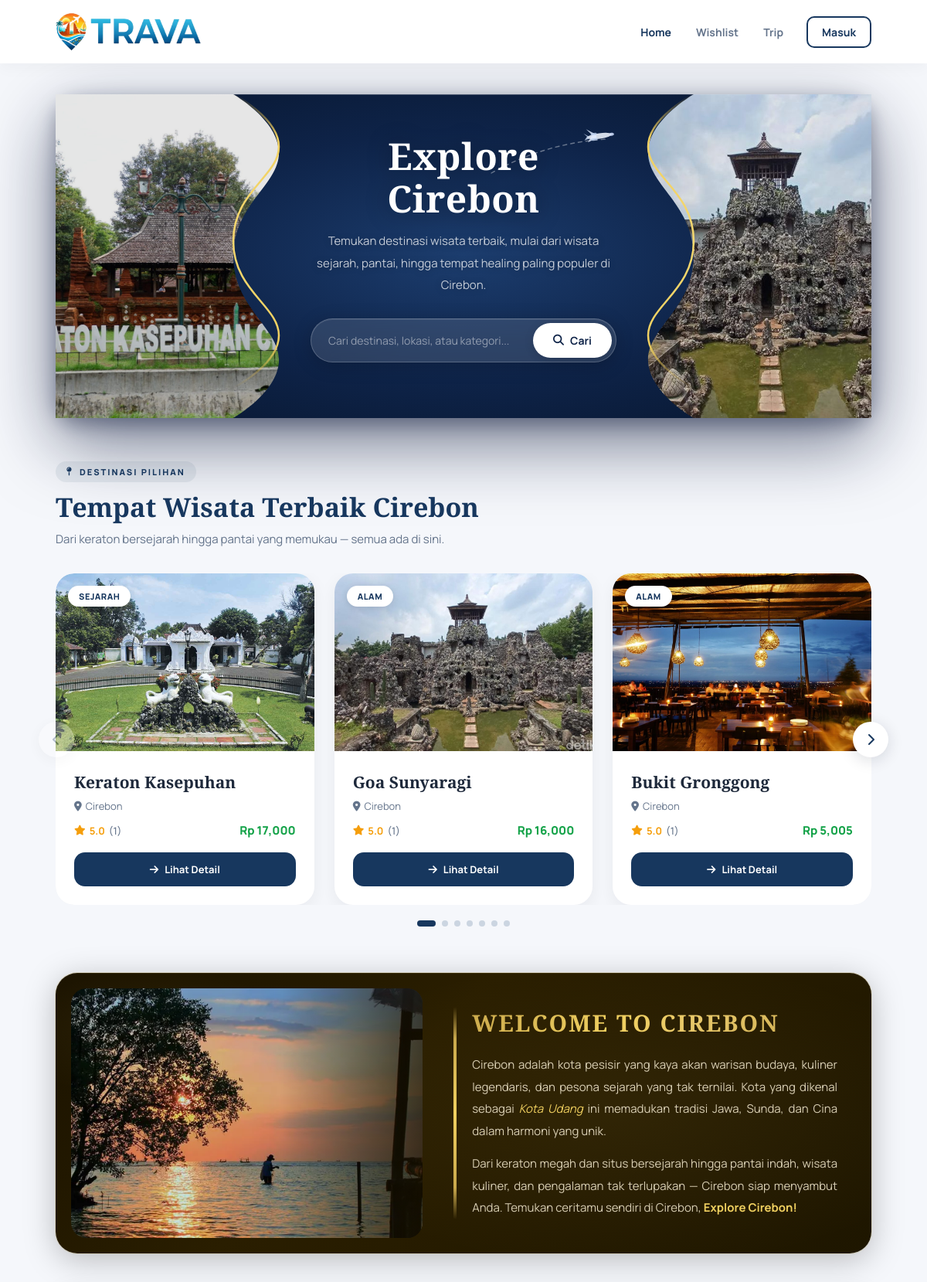
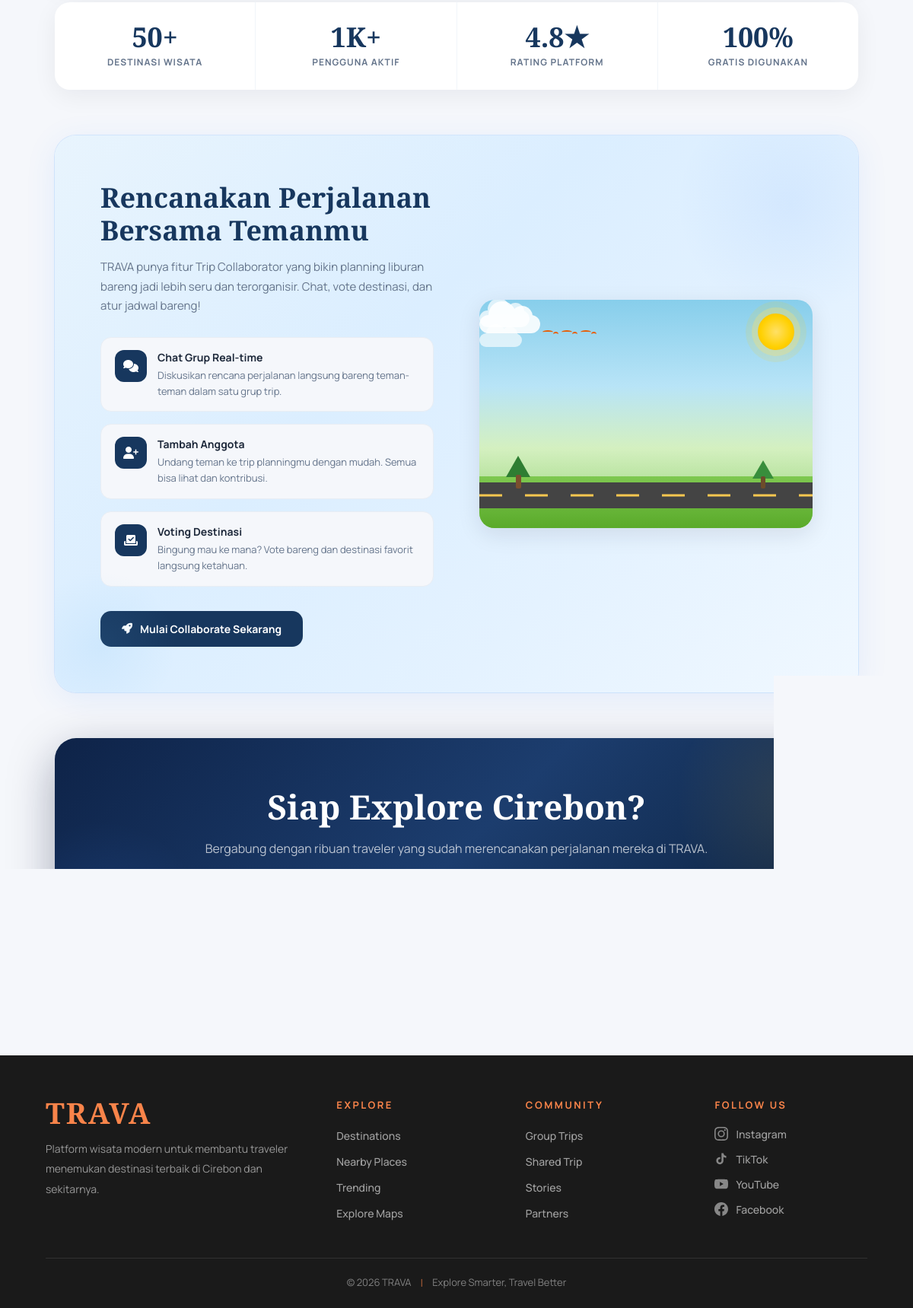
Screenshot of /landing.php with the database file from the repository (2 pictures, top to bottom).
### tables this page shows
CREATE TABLE `wisata` (
  `id` int(11) NOT NULL,
  `nama` varchar(100) NOT NULL,
  `deskripsi` text DEFAULT NULL,
  `lokasi` varchar(150) DEFAULT 'Cirebon',
  `alamat_detail` text DEFAULT NULL,
  `kategori` varchar(50) DEFAULT NULL,
  `harga` int(11) DEFAULT 0,
  `fasilitas` text DEFAULT NULL,
  `aktivitas` text DEFAULT NULL,
  `gambar` varchar(255) DEFAULT NULL,
  `maps` text DEFAULT NULL,
  `rating_avg` float DEFAULT 0,
  `rating_count` int(11) DEFAULT 0,
  `created_at` timestamp NOT NULL DEFAULT current_timestamp(),
  `harga_sebelumnya` int(11) DEFAULT NULL
);

### landing.php (the view, shortened to what this page needs)
<?php
include 'config/koneksi.php';
$search = isset($_GET['q']) ? mysqli_real_escape_string($conn, trim($_GET['q'])) : '';
$where = $search !== '' ? "WHERE nama LIKE '%$search%' OR lokasi LIKE '%$search%' OR kategori LIKE '%$search%'" : '';
$show_all = isset($_GET['show']) && $_GET['show'] === 'all';
$limit = ($search !== '' || $show_all) ? "" : "LIMIT 12";
$query_preview = mysqli_query($conn, "SELECT * FROM wisata $where ORDER BY rating_avg DESC $limit");
?>
<!DOCTYPE html>
<html lang="id">
<head>
<link rel="stylesheet" href="https://cdnjs.cloudflare.com/ajax/libs/font-awesome/6.5.2/css/all.min.css">
</head>
<body>
<div class="navbar">
    <a href="landing.php" class="nav-logo">
        <img src="assets/img/logo-trava.png" alt="TRAVA Logo">
    </a>
    <div class="nav-menu">
        <a href="landing.php" class="nav-link active">Home</a>
        <a class="nav-link nav-link-guest" onclick="showLoginPrompt('wishlist')">Wishlist</a>
        <a class="nav-link nav-link-guest" onclick="showLoginPrompt('trip')">Trip</a>
        <div class="nav-cta-group">
            <a href="login.php" class="btn-login">Masuk</a>
        </div>
    </div>
</div>
<div class="container">
    <div class="hero">
        <div class="hero-img-left">
            <img src="assets/img/Kasepuhan.jpg" alt="Keraton Kasepuhan">
        </div>
        <div class="hero-img-right">
            <img src="assets/img/goa sunyaragi.jpeg" alt="Goa Sunyaragi">
        </div>
        <div class="hero-airplane">
        </div>
        <div class="hero-content">
            <h1 class="fade-up">Explore Cirebon</h1>
            <p class="fade-up delay-1">
                Temukan destinasi wisata terbaik, mulai dari wisata sejarah, pantai, hingga tempat healing paling populer di Cirebon.
            </p>
            <form method="GET" action="landing.php" class="search-form fade-up delay-2" id="guestSearchForm">
                <input
                    type="text"
                    name="q"
                    id="heroSearchInput"
                    class="search-input"
                    placeholder="Cari destinasi, lokasi, atau kategori..."
                    value="<?= htmlspecialchars($search); ?>">
                <button type="submit" class="search-btn">
                    <i class="fa-solid fa-magnifying-glass"></i>
                    Cari
                </button>
            </form>
        </div>
    </div>
    <div class="section-head fade-up">
        <div class="section-label">
            <i class="fa-solid fa-map-pin"></i>
            Destinasi Pilihan
        </div>
        <div class="section-title">Tempat Wisata Terbaik Cirebon</div>
        <div class="section-subtitle">
            Dari keraton bersejarah hingga pantai yang memukau — semua ada di sini.
        </div>
    </div>
    <div class="carousel-outer">
        <button class="carousel-btn carousel-prev" id="carouselPrev" aria-label="Sebelumnya">
        </button>
        <div class="carousel-track-wrap" id="carouselWrap">
            <div class="carousel-track" id="carouselTrack">
                <?php
                while($row = mysqli_fetch_assoc($query_preview)) :
                ?>
                <div class="wisata-card carousel-item">
                    <a href="detail.php?id=<?= $row['id']; ?>" style="text-decoration:none; color:inherit; display:block;">
                    <div class="wisata-image">
                        <img src="assets/img/<?= htmlspecialchars($row['gambar']); ?>" alt="<?= htmlspecialchars($row['nama']); ?>">
                        <div class="category"><?= htmlspecialchars($row['kategori']); ?></div>
                    </div>
                    <div class="wisata-body">
                        <h3><?= htmlspecialchars($row['nama']); ?></h3>
                        <div class="location">
                            <i class="fa-solid fa-location-dot"></i>
                            <?= htmlspecialchars($row['lokasi']); ?>
                        </div>
                        <div class="card-meta">
                            <div class="rating">
                                <i class="fa-solid fa-star"></i>
                                <?= number_format($row['rating_avg'], 1); ?>
                                <span style="color:var(--muted); font-weight:500;">(<?= $row['rating_count']; ?>)</span>
                            </div>
                            <div class="price">Rp <?= number_format($row['harga']); ?></div>
                        </div>
                        <div class="detail-btn">
                            <i class="fa-solid fa-arrow-right"></i>
                            Lihat Detail
                        </div>
                    </div>
                    </a>
                </div>
                <?php endwhile; ?>
            </div>
        </div>
        <button class="carousel-btn carousel-next" id="carouselNext" aria-label="Berikutnya">
            <i class="fa-solid fa-chevron-right"></i>
        </button>
    </div>
    <div class="carousel-dots" id="carouselDots"></div>
    <div class="welcome-cirebon fade-up">
        <div class="welcome-cirebon-img">
            <img src="assets/img/Kejawan.jpg" alt="Wisata Cirebon">
        </div>
        <div class="welcome-cirebon-text">
            <div class="welcome-cirebon-bar"></div>
            <div class="welcome-cirebon-content">
                <h2 class="welcome-cirebon-title">WELCOME TO CIREBON</h2>
                <p>Cirebon adalah kota pesisir yang kaya akan warisan budaya, kuliner legendaris, dan pesona sejarah yang tak ternilai. Kota yang dikenal sebagai <em>Kota Udang</em> ini memadukan tradisi Jawa, Sunda, dan Cina dalam harmoni yang unik.</p>
                <p>Dari keraton megah dan situs bersejarah hingga pantai indah, wisata kuliner, dan pengalaman tak terlupakan &mdash; Cirebon siap menyambut Anda. Temukan ceritamu sendiri di Cirebon, <strong>Explore Cirebon!</strong></p>
            </div>
        </div>
    </div>
    <div class="stats-bar fade-up" style="margin-bottom:60px;">
        <div class="stat-item">
            <div class="stat-num">50+</div>
            <div class="stat-label">Destinasi Wisata</div>
        </div>
        <div class="stat-item">
            <div class="stat-num">1K+</div>
            <div class="stat-label">Pengguna Aktif</div>
        </div>
        <div class="stat-item">
            <div class="stat-num">4.8★</div>
            <div class="stat-label">Rating Platform</div>
        </div>
        <div class="stat-item">
            <div class="stat-num">100%</div>
            <div class="stat-label">Gratis Digunakan</div>
        </div>
    </div>
    <div class="collab-section">
        <div class="collab-inner">
            <div class="collab-text">
                <div class="section-title">Rencanakan Perjalanan Bersama Temanmu</div>
                <div class="section-subtitle">
                    TRAVA punya fitur Trip Collaborator yang bikin planning liburan bareng jadi
                    lebih seru dan terorganisir. Chat, vote destinasi, dan atur jadwal bareng!
                </div>
                <div class="collab-features">
                    <div class="collab-feat">
                        <div class="collab-feat-icon">
                            <i class="fa-solid fa-comments"></i>
                        </div>
                        <div class="collab-feat-text">
                            <h4>Chat Grup Real-time</h4>
                            <p>Diskusikan rencana perjalanan langsung bareng teman-teman dalam satu grup trip.</p>
                        </div>
                    </div>
                    <div class="collab-feat">
                        <div class="collab-feat-icon">
                            <i class="fa-solid fa-user-plus"></i>
                        </div>
                        <div class="collab-feat-text">
                            <h4>Tambah Anggota</h4>
                            <p>Undang teman ke trip planningmu dengan mudah. Semua bisa lihat dan kontribusi.</p>
                        </div>
                    </div>
                    <div class="collab-feat">
                        <div class="collab-feat-icon">
                            <i class="fa-solid fa-vote-yea"></i>
                        </div>
                        <div class="collab-feat-text">
                            <h4>Voting Destinasi</h4>
                            <p>Bingung mau ke mana? Vote bareng dan destinasi favorit langsung ketahuan.</p>
                        </div>
                    </div>
                </div>
                <button class="btn-collab" onclick="showLoginPrompt('collab')">
                    <i class="fa-solid fa-rocket"></i>
                    Mulai Collaborate Sekarang
                </button>
            </div>
            <div class="collab-anim-wrap">
                <div class="canim-sky">
                    <div class="canim-sun"></div>
                    <div class="canim-cloud canim-c2"></div>
                    <div class="canim-cloud canim-c3"></div>
                </div>
                <div class="canim-birds">
                    <div class="canim-bird"></div>
                    <div class="canim-bird"></div>
                    <div class="canim-bird"></div>
                </div>
                <div class="canim-flowers">
                </div>
                <div class="canim-road"></div>
                <div style="position:absolute;bottom:52px;left:8%;z-index:3;pointer-events:none;">
                    <div style="width:0;height:0;border-left:16px solid transparent;border-right:16px solid transparent;border-bottom:28px solid #2e7d32;margin:0 auto -3px;"></div>
                    <div style="width:7px;height:18px;background:#7b4f2e;margin:0 auto;border-radius:2px;"></div>
                </div>
                <div style="position:absolute;bottom:52px;left:82%;z-index:3;pointer-events:none;">
                    <div style="width:0;height:0;border-left:14px solid transparent;border-right:14px solid transparent;border-bottom:24px solid #388e3c;margin:0 auto -3px;"></div>
                </div>
            </div>
        </div>
    </div>
    <div class="cta-banner">
        <h2>Siap Explore Cirebon?</h2>
        <p>Bergabung dengan ribuan traveler yang sudah merencanakan perjalanan mereka di TRAVA.</p>
        <div class="cta-btn-row">
            <a href="login.php?tab=register" class="cta-btn-primary">
                <i class="fa-solid fa-user-plus"></i>
            </a>
            <a href="login.php" class="cta-btn-secondary">
                <i class="fa-solid fa-arrow-right-to-bracket"></i>
            </a>
        </div>
    </div>
</div>
<footer class="trava-footer">
    <div class="trava-footer-inner">
        <div class="trava-footer-grid">
            <div class="trava-footer-brand">
                <div class="trava-footer-logo">TRAVA</div>
                <p class="trava-footer-desc">
                    Platform wisata modern untuk membantu
                    traveler menemukan destinasi terbaik
                    di Cirebon dan sekitarnya.
                </p>
            </div>
            <div>
                <div class="trava-footer-heading">Explore</div>
                <ul class="trava-footer-list">
                    <li><a href="index.php">Destinations</a></li>
                    <li><a href="index.php">Nearby Places</a></li>
                    <li><a href="index.php">Trending</a></li>
                    <li><a href="index.php">Explore Maps</a></li>
                </ul>
            </div>
            <div>
                <div class="trava-footer-heading">Community</div>
                <ul class="trava-footer-list">
                    <li><a href="trip_group.php">Group Trips</a></li>
                    <li><a href="trip.php">Shared Trip</a></li>
                    <li><a href="#">Stories</a></li>
                    <li><a href="#">Partners</a></li>
                </ul>
            </div>
            <div>
                <div class="trava-footer-heading">Follow Us</div>
                <ul class="trava-footer-social">
                    <li>
                        <a href="#" class="trava-social-link">
                            Instagram
                        </a>
                    </li>
                    <li>
                        <a href="#" class="trava-social-link">
                            TikTok
                        </a>
                    </li>
                    <li>
                        <a href="#" class="trava-social-link">
                            YouTube
                        </a>
                    </li>
                    <li>
                        <a href="#" class="trava-social-link">
                            Facebook
                        </a>
                    </li>
                </ul>
            </div>
        </div>
        <div class="trava-footer-divider">
        </div>
        <div class="trava-footer-bottom">
            <span>© 2026 TRAVA</span>
            <span class="trava-footer-sep">|</span>
            <span>Explore Smarter, Travel Better</span>
        </div>
    </div>
</footer>
</body>
</html>

### rows the page displays
wisata: gambar (picture), kategori "SEJARAH", nama "Keraton Kasepuhan", lokasi "Cirebon", rating_avg "5.0", rating_count "1", harga "17,000"
wisata: gambar (picture), kategori "ALAM", nama "Goa Sunyaragi", lokasi "Cirebon", rating_avg "5.0", rating_count "1", harga "16,000"
wisata: gambar (picture), kategori "ALAM", nama "Bukit Gronggong", lokasi "Cirebon", rating_avg "5.0", rating_count "1", harga "5,005"
